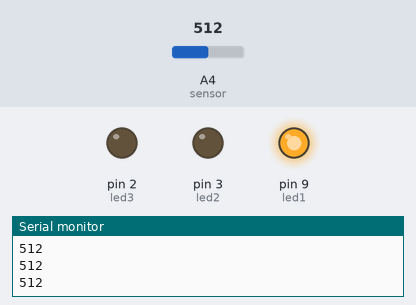
Simulated run of this sketch. Board: Arduino Uno, built with avr-gcc and run on an emulated ATmega328P. On the bench: output pins drawn as LEDs (lit = HIGH), the last lines printed to the serial monitor. The test bench sets the inputs (shaded band); at power-on: A4 (sensor) = 512.

Above: at 1.2 s.
1.3 s: A4 (sensor) set to 482
At 2.6 s:
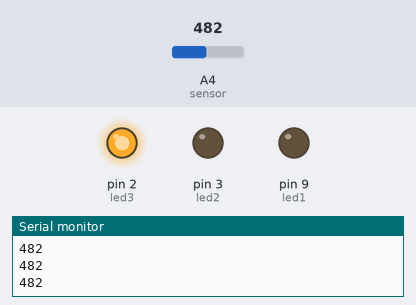
2.9 s: A4 (sensor) set to 510
At 4.0 s:
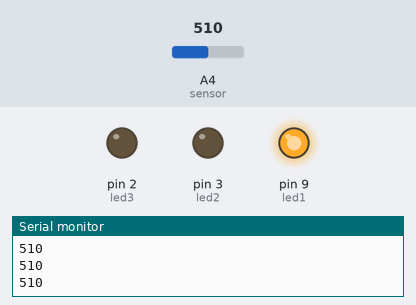
4.5 s: A4 (sensor) set to 490
At 5.4 s:
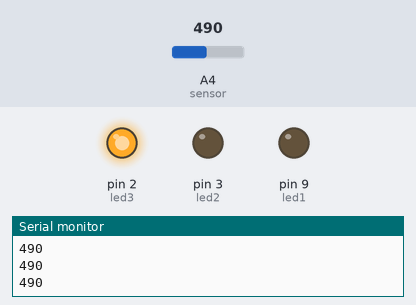
Timing chart, 0 to 7.5 s (numbered marks = the images above; inputs shaded):
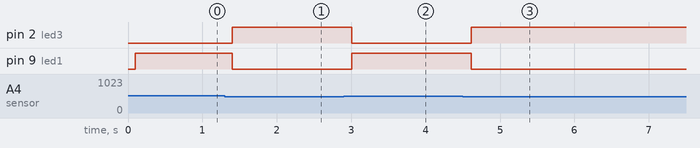

Measured:
- the behaviour switches between 500 and 499 on A4 (sensor) (found by bisection; images 0 and 1)
- after the input at 1.3 s, pin 2 (led3): LOW → HIGH after 0.10 s; pin 9 (led1): HIGH → LOW after 0.10 s
- after the input at 2.9 s, pin 2 (led3): HIGH → LOW after 0.11 s; pin 9 (led1): LOW → HIGH after 0.11 s
- after the input at 4.5 s, pin 2 (led3): LOW → HIGH after 0.11 s; pin 9 (led1): HIGH → LOW after 0.11 s

The sketch:

debuggingFunSensor3.ino
```cpp
/*  This code was written for the Stitching the Loop e-textiles curriculum by the
Exploring Computer Science e-textiles team. ECS 2018 GPL V3 for non-commercial use.
ECS 2018 CC- BY NC SA.  Last Update: August 2020*/

/*
◇◇◇◇◇◇◇◇◇◇◇◇◇◇◇◇◇◇◇◇◇◇◇◇◇◇◇◇◇◇◇◇◇◇◇◇◇◇◇◇◇◇◇◇◇◇◇◇◇◇◇◇◇◇◇◇◇◇◇◇◇◇◇◇◇◇
This program has problems with it that you will need to fix.
◇◇◇◇◇◇◇◇◇◇◇◇◇◇◇◇◇◇◇◇◇◇◇◇◇◇◇◇◇◇◇◇◇◇◇◇◇◇◇◇◇◇◇◇◇◇◇◇◇◇◇◇◇◇◇◇◇◇◇◇◇◇◇◇◇◇
*/

/*NAMING SECTION: We name things to keep track of them easily.
What will you name your other lights?
*/
//Change below to match the pins of your project:
int sensor = A4; //name your sensor (A4 is the sound sensor, A5 is the light sensor)
int led1 = 9;
int led2 = 3;
int led3 = 2;

int sensorValue;  //this variable stores readings from the sensor


/*SETUP SECTION: Put things here that you only need to do once:
For instance, OUTPUTS (lights)
*/
void setup() {
  // put your setup code here, to run once:
  pinMode(led1, OUTPUT);
  pinMode(led2, OUTPUT);
  pinMode(led3, OUTPUT);

  pinMode(sensor, INPUT); //sets sensor to INPUT

  Serial.begin(9600); //initializes the communication to the serial monitor
}

/* Debugging Scenario:  Harume wrote the following code for her
 * Human Sensor Project.  She wants to see
 * lightPattern3() for sensor readings greater than or equal to 1000,
 * lightPattern2() for readings between 750 and 1000 including 750,
 * lightPattern1() for readings between 500 and 750 including 500,
 * and lightPattern4() for readings below 500.
 * Help her debug it.
*/

/*ACTIVITY SECTION: This is one big loop. Whatever you put in here
will run over and over and over again.
*/
void loop() {
  // put your main code here, to run repeatedly:
  sensorValue = analogRead(sensor);
  Serial.println(sensorValue); //prints the value of the sensor to the serial monitor
  delay(100); //delay for 1/10 of a second

  if(sensorValue >= 500) {
      lightPattern1();
  }
  else if(sensorValue >= 750) {
      lightPattern2();
  }
  else if (sensorValue >= 1000) {
      lightPattern3();
  }
  else {
      lightPattern4();
  }
}

/*BUILDING BLOCKS SECTION: write functions that you can call
 * when you want
 */
void lightPattern1() {
  digitalWrite(led1, HIGH);
  digitalWrite(led2, LOW);
  digitalWrite(led3, LOW);
}

void lightPattern2() {
  digitalWrite(led1, LOW);
  digitalWrite(led2, HIGH);
  digitalWrite(led3, LOW);
}

void lightPattern3() {
  digitalWrite(led1, HIGH);
  digitalWrite(led2, HIGH);
  digitalWrite(led3, LOW);
}

void lightPattern4() {
  digitalWrite(led1, LOW);
  digitalWrite(led2, LOW);
  digitalWrite(led3, HIGH);
}
```
